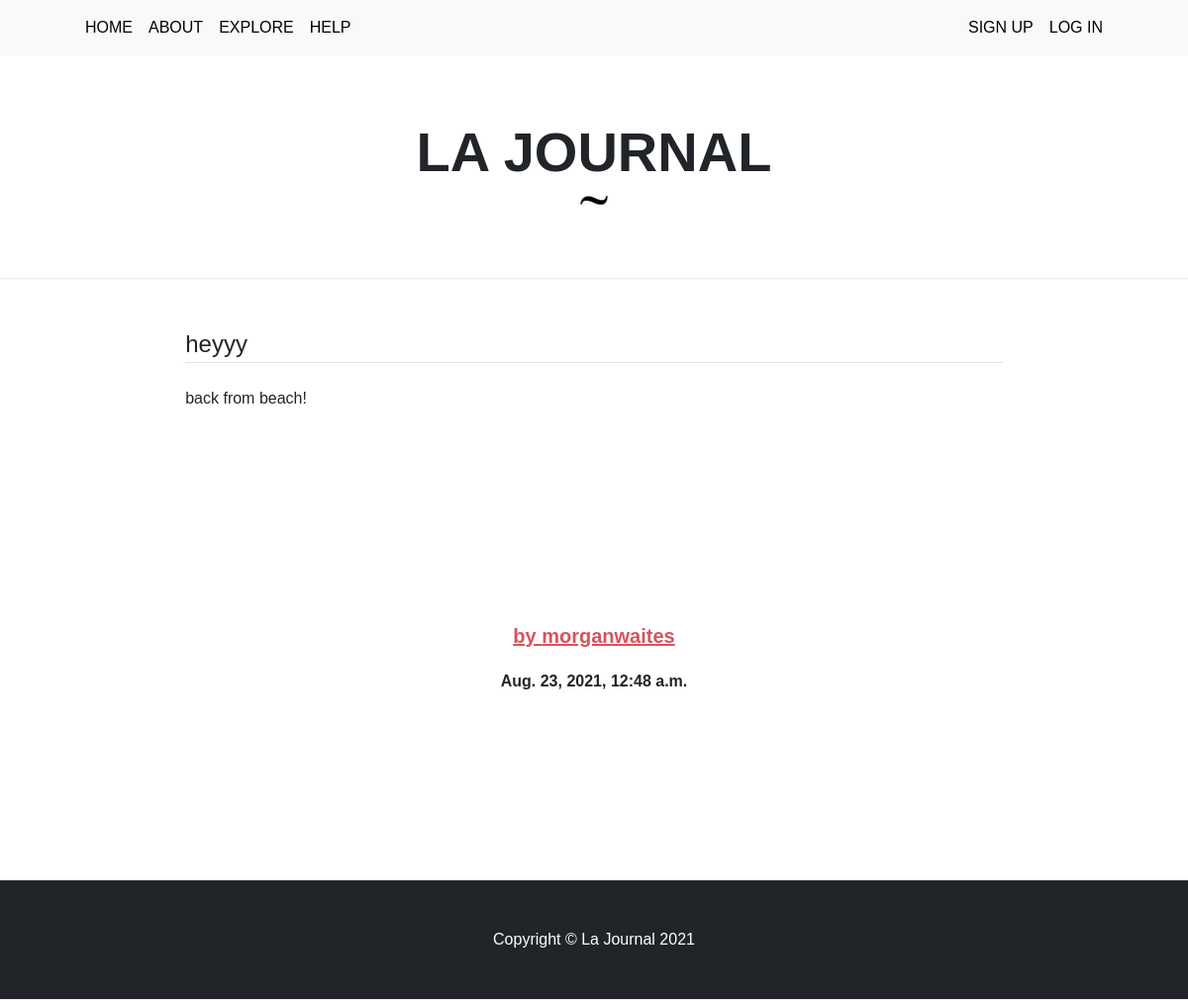
Page /home/post/29/ on the earlier database version.
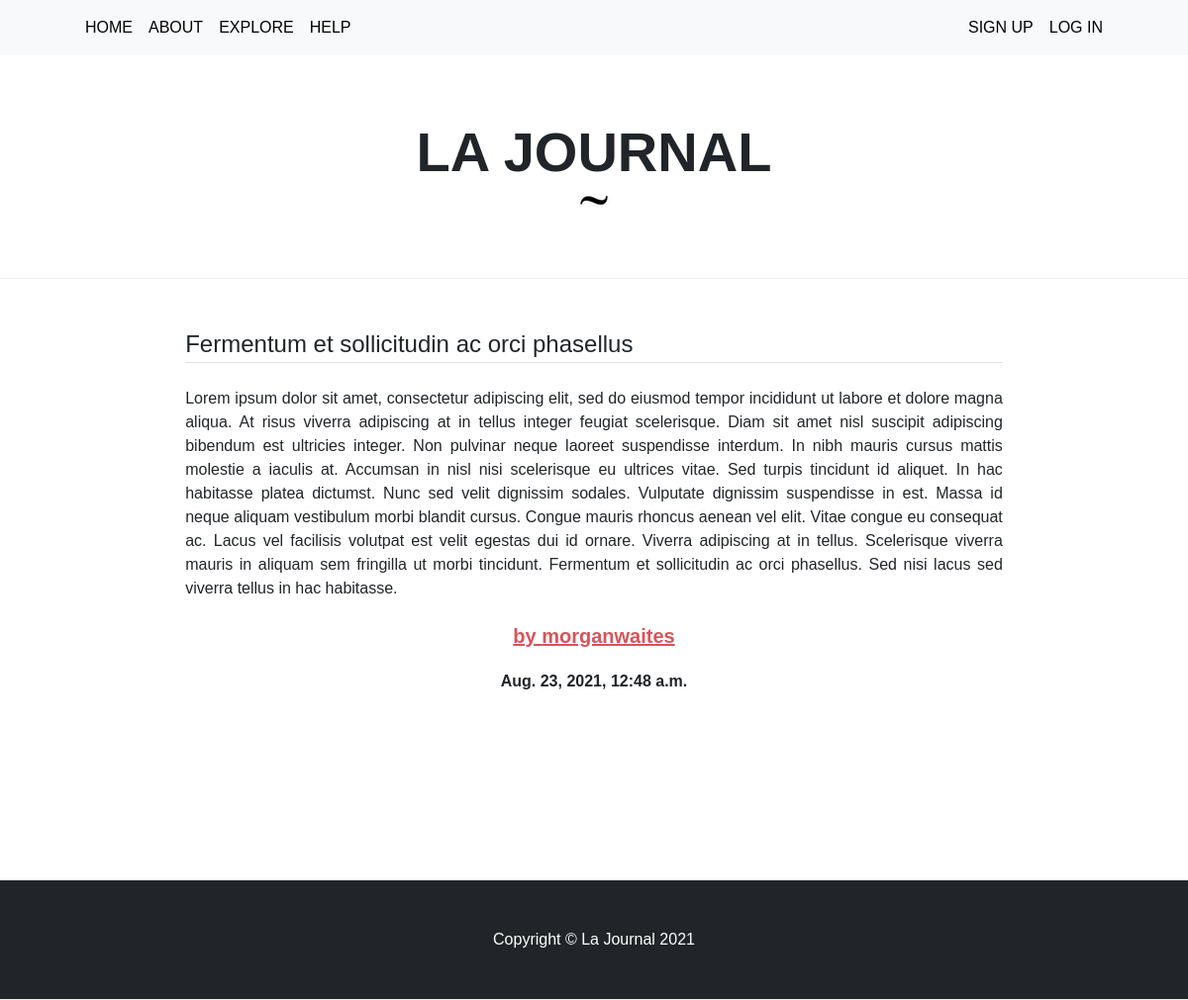
Same page on the later database version.
### blog/models.py (models this page shows, shortened)
class Post(models.Model):
	title = models.CharField(max_length=100)
	post_content = models.TextField(max_length=10000)
	date_posted= models.DateTimeField(auto_now_add=True)
	author = models.ForeignKey(User, on_delete=models.CASCADE)

### blog/views.py (the view)
# urls.py: path('post/<int:pk>/', PostDetailView.as_view(), name='post-detail'),
class PostDetailView(DetailView):
	model = Post
	template_name = 'blog/post_detail.html'

### blog/templates/blog/post_detail.html (shortened to what this page needs)
{% extends 'blog/base.html' %}
{% block content %}
<div id="content">
    <legend class="border-bottom mb-4">{{post.title }}</legend>
                     <div class="post-body add-bottom-padding">
                                  <div id="post-content">{{ post.post_content }}</div>
</div>
                                <div class="text-center add-bottom-padding"><a href="{% url 'user-blog' post.author %}"><h5 class="fw-bolder">by {{ post.author }}</h5></a></div>
                                 <div class="text-center">
                        <h6 class="add-bottom-padding fw-bolder">{{ post.date_posted }}</h6>
                       </div>
                    </div>
{% endblock content %}
    {% load static %}

Differences in the rows shown:
changed Post "morganwaites": title "heyyy" → "Fermentum et sollicitudin ac orci phasellus"; post_content "back from beach!" → "Lorem ipsum dolor sit amet, consectetur adipiscing elit, sed do eiusmod tempor incididunt ut labore et dolore magna aliqua. At risus viverra adipiscing at in tellus integer feugiat scelerisque. Diam sit amet nisl suscipit adipiscing bibendum est ultricies integer. Non pulvinar neque laoreet suspendisse interdum. In nibh mauris cursus mattis molestie a iaculis at. Accumsan in nisl nisi scelerisque eu ultrices vitae. Sed turpis tincidunt id aliquet. In hac habitasse platea dictumst. Nunc sed velit dignissim sodales. Vulputate dignissim suspendisse in est. Massa id neque aliquam vestibulum morbi blandit cursus. Congue mauris rhoncus aenean vel elit. Vitae congue eu consequat ac. Lacus vel…"
